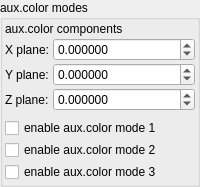
    <widget class="QGroupBox" name="groupBox">
     <property name="toolTip">
      <string>&lt;html&gt;&lt;head/&gt;&lt;body&gt;&lt;p&gt;mode 1 adds constant value if &amp;gt; limit&lt;/p&gt;&lt;p&gt;mode 2 adds constant value if &amp;gt; limit, adds decreasing value if &amp;lt; limit&lt;/p&gt;&lt;p&gt;mode 3 adds increasing value if &amp;lt; limit&lt;/p&gt;&lt;/body&gt;&lt;/html&gt;</string>
     </property>
     <property name="title">
      <string>aux.color modes</string>
     </property>
     <property name="checkable">
      <bool>false</bool>
     </property>
     <layout class="QVBoxLayout" name="verticalLayout_39" stretch="0,0">
      <property name="spacing">
       <number>2</number>
      </property>
      <property name="leftMargin">
       <number>2</number>
      </property>
      <property name="topMargin">
       <number>2</number>
      </property>
      <property name="rightMargin">
       <number>2</number>
      </property>
      <property name="bottomMargin">
       <number>2</number>
      </property>
      <item>
       <layout class="QGridLayout" name="gridLayout_13" columnstretch="0,0,1">
        <property name="spacing">
         <number>2</number>
        </property>
        <item row="4" column="2">
         <widget class="MyDoubleSpinBox" name="spinbox3_mandelbox_color_y">
          <property name="sizePolicy">
           <sizepolicy hsizetype="Minimum" vsizetype="Maximum">
            <horstretch>0</horstretch>
            <verstretch>0</verstretch>
           </sizepolicy>
          </property>
          <property name="prefix">
           <string/>
          </property>
          <property name="suffix">
           <string/>
          </property>
          <property name="decimals">
           <number>6</number>
          </property>
          <property name="minimum">
           <double>-100.000000000000000</double>
          </property>
          <property name="maximum">
           <double>100.000000000000000</double>
          </property>
          <property name="singleStep">
           <double>0.100000000000000</double>
          </property>
         </widget>
        </item>
        <item row="5" column="2">
         <widget class="MyDoubleSpinBox" name="spinbox3_mandelbox_color_z">
          <property name="sizePolicy">
           <sizepolicy hsizetype="Minimum" vsizetype="Maximum">
            <horstretch>0</horstretch>
            <verstretch>0</verstretch>
           </sizepolicy>
          </property>
          <property name="prefix">
           <string/>
          </property>
          <property name="suffix">
           <string/>
          </property>
          <property name="decimals">
           <number>6</number>
          </property>
          <property name="minimum">
           <double>-100.000000000000000</double>
          </property>
          <property name="maximum">
           <double>100.000000000000000</double>
          </property>
          <property name="singleStep">
           <double>0.100000000000000</double>
          </property>
         </widget>
        </item>
        <item row="4" column="0">
         <widget class="QLabel" name="label_32">
          <property name="text">
           <string>Y plane:</string>
          </property>
         </widget>
        </item>
        <item row="5" column="0">
         <widget class="QLabel" name="label_33">
          <property name="text">
           <string>Z plane:</string>
          </property>
         </widget>
        </item>
        <item row="3" column="0">
         <widget class="QLabel" name="label_31">
          <property name="text">
           <string>X plane:</string>
          </property>
         </widget>
        </item>
        <item row="3" column="2">
         <widget class="MyDoubleSpinBox" name="spinbox3_mandelbox_color_x">
          <property name="sizePolicy">
           <sizepolicy hsizetype="Minimum" vsizetype="Maximum">
            <horstretch>0</horstretch>
            <verstretch>0</verstretch>
           </sizepolicy>
          </property>
          <property name="prefix">
           <string/>
          </property>
          <property name="suffix">
           <string/>
          </property>
          <property name="decimals">
           <number>6</number>
          </property>
          <property name="minimum">
           <double>-100.000000000000000</double>
          </property>
          <property name="maximum">
           <double>100.000000000000000</double>
          </property>
          <property name="singleStep">
           <double>0.100000000000000</double>
          </property>
         </widget>
        </item>
        <item row="2" column="0" colspan="3">
         <widget class="QLabel" name="label_34">
          <property name="text">
           <string>aux.color components</string>
          </property>
         </widget>
        </item>
       </layout>
      </item>
      <item>
       <layout class="QGridLayout" name="gridLayout_78" columnstretch="0">
        <property name="topMargin">
         <number>5</number>
        </property>
        <property name="verticalSpacing">
         <number>2</number>
        </property>
        <item row="2" column="0" rowspan="2">
         <widget class="MyCheckBox" name="checkBox_transf_function_enabledCy_false">
          <property name="text">
           <string notr="true">enable aux.color mode 3</string>
          </property>
         </widget>
        </item>
        <item row="0" column="0">
         <widget class="MyCheckBox" name="checkBox_fold_color_aux_color_enabled_false">
          <property name="text">
           <string notr="true">enable aux.color mode 1</string>
          </property>
         </widget>
        </item>
        <item row="1" column="0">
         <widget class="MyCheckBox" name="checkBox_transf_function_enabledCx_false">
          <property name="text">
           <string notr="true">enable aux.color mode 2</string>
          </property>
         </widget>
        </item>
       </layout>
      </item>
     </layout>
    </widget>
